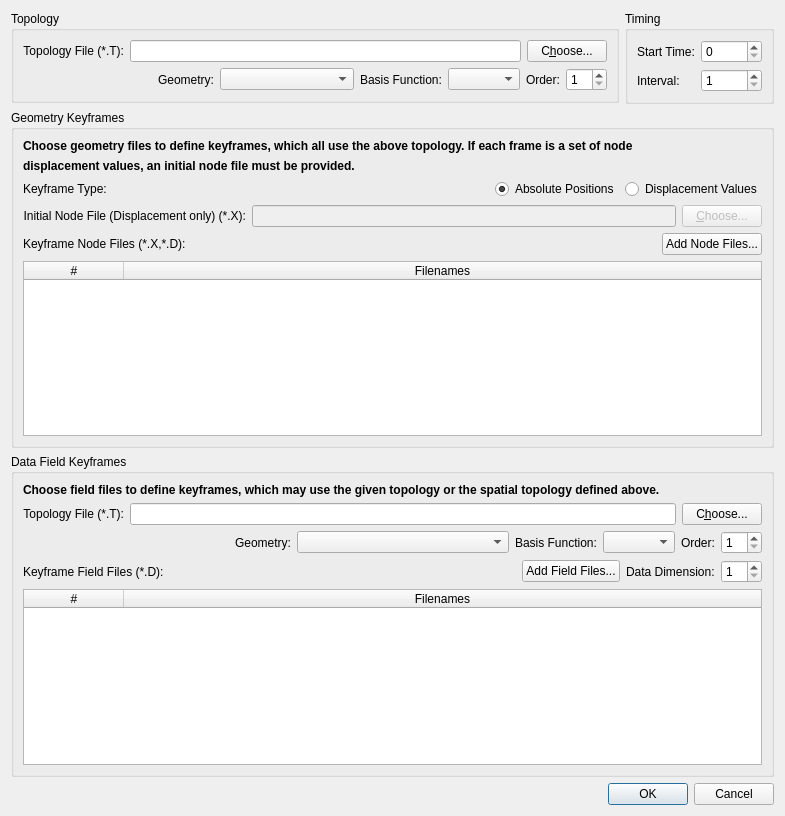
<?xml version="1.0" encoding="UTF-8"?>
<ui version="4.0">
 <class>TDDialog</class>
 <widget class="QDialog" name="TDDialog">
  <property name="geometry">
   <rect>
    <x>0</x>
    <y>0</y>
    <width>785</width>
    <height>816</height>
   </rect>
  </property>
  <property name="maximumSize">
   <size>
    <width>16777215</width>
    <height>16777215</height>
   </size>
  </property>
  <property name="windowTitle">
   <string>Choose Cheart Input Files</string>
  </property>
  <layout class="QVBoxLayout" name="verticalLayout">
   <item>
    <layout class="QHBoxLayout" name="horizontalLayout_10">
     <property name="topMargin">
      <number>0</number>
     </property>
     <item>
      <widget class="QGroupBox" name="gridGroupBox">
       <property name="sizePolicy">
        <sizepolicy hsizetype="Preferred" vsizetype="Maximum">
         <horstretch>0</horstretch>
         <verstretch>0</verstretch>
        </sizepolicy>
       </property>
       <property name="title">
        <string>Topology</string>
       </property>
       <layout class="QVBoxLayout" name="verticalLayout_2">
        <item>
         <layout class="QHBoxLayout" name="horizontalLayout_2">
          <property name="topMargin">
           <number>0</number>
          </property>
          <property name="rightMargin">
           <number>0</number>
          </property>
          <item>
           <widget class="QLabel" name="label_2">
            <property name="text">
             <string>Topology File (*.T):</string>
            </property>
            <property name="alignment">
             <set>Qt::AlignRight|Qt::AlignTrailing|Qt::AlignVCenter</set>
            </property>
           </widget>
          </item>
          <item>
           <widget class="QLineEdit" name="tfile"/>
          </item>
          <item>
           <widget class="QPushButton" name="tchoose">
            <property name="text">
             <string>C&amp;hoose...</string>
            </property>
           </widget>
          </item>
         </layout>
        </item>
        <item>
         <layout class="QHBoxLayout" name="horizontalLayout_5">
          <item>
           <spacer name="horizontalSpacer">
            <property name="orientation">
             <enum>Qt::Horizontal</enum>
            </property>
            <property name="sizeHint" stdset="0">
             <size>
              <width>40</width>
              <height>20</height>
             </size>
            </property>
           </spacer>
          </item>
          <item>
           <widget class="QLabel" name="label_5">
            <property name="text">
             <string>Geometry:</string>
            </property>
           </widget>
          </item>
          <item>
           <widget class="QComboBox" name="geomBox">
            <property name="sizePolicy">
             <sizepolicy hsizetype="Expanding" vsizetype="Fixed">
              <horstretch>0</horstretch>
              <verstretch>0</verstretch>
             </sizepolicy>
            </property>
           </widget>
          </item>
          <item>
           <widget class="QLabel" name="label_3">
            <property name="text">
             <string>Basis Function:</string>
            </property>
           </widget>
          </item>
          <item>
           <widget class="QComboBox" name="basisBox"/>
          </item>
          <item>
           <widget class="QLabel" name="label_4">
            <property name="text">
             <string>Order:</string>
            </property>
           </widget>
          </item>
          <item>
           <widget class="QSpinBox" name="orderBox">
            <property name="minimum">
             <number>1</number>
            </property>
            <property name="maximum">
             <number>20</number>
            </property>
           </widget>
          </item>
         </layout>
        </item>
       </layout>
      </widget>
     </item>
     <item>
      <widget class="QGroupBox" name="groupBox_2">
       <property name="sizePolicy">
        <sizepolicy hsizetype="Fixed" vsizetype="Fixed">
         <horstretch>0</horstretch>
         <verstretch>0</verstretch>
        </sizepolicy>
       </property>
       <property name="title">
        <string>Timing</string>
       </property>
       <layout class="QFormLayout" name="formLayout">
        <item row="0" column="0">
         <widget class="QLabel" name="label_17">
          <property name="text">
           <string>Start Time:</string>
          </property>
         </widget>
        </item>
        <item row="2" column="0">
         <widget class="QLabel" name="label_18">
          <property name="text">
           <string>Interval:</string>
          </property>
         </widget>
        </item>
        <item row="0" column="1">
         <widget class="QSpinBox" name="startTimeBox">
          <property name="maximum">
           <number>99999</number>
          </property>
         </widget>
        </item>
        <item row="2" column="1">
         <widget class="QSpinBox" name="intervalBox">
          <property name="minimum">
           <number>1</number>
          </property>
          <property name="maximum">
           <number>99999</number>
          </property>
         </widget>
        </item>
       </layout>
      </widget>
     </item>
    </layout>
   </item>
   <item>
    <widget class="QGroupBox" name="groupBox">
     <property name="minimumSize">
      <size>
       <width>0</width>
       <height>20</height>
      </size>
     </property>
     <property name="title">
      <string>Geometry Keyframes</string>
     </property>
     <layout class="QVBoxLayout" name="verticalLayout_3">
      <item>
       <widget class="QLabel" name="label_13">
        <property name="font">
         <font>
          <weight>75</weight>
          <bold>true</bold>
         </font>
        </property>
        <property name="autoFillBackground">
         <bool>false</bool>
        </property>
        <property name="text">
         <string>Choose geometry files to define keyframes, which all use the above topology. If each frame is a set of node</string>
        </property>
        <property name="textFormat">
         <enum>Qt::AutoText</enum>
        </property>
       </widget>
      </item>
      <item>
       <widget class="QLabel" name="label_14">
        <property name="font">
         <font>
          <weight>75</weight>
          <bold>true</bold>
         </font>
        </property>
        <property name="text">
         <string>displacement values, an initial node file must be provided.</string>
        </property>
       </widget>
      </item>
      <item>
       <layout class="QHBoxLayout" name="horizontalLayout_4">
        <item>
         <widget class="QLabel" name="label_6">
          <property name="text">
           <string>Keyframe Type:</string>
          </property>
         </widget>
        </item>
        <item>
         <spacer name="horizontalSpacer_2">
          <property name="orientation">
           <enum>Qt::Horizontal</enum>
          </property>
          <property name="sizeHint" stdset="0">
           <size>
            <width>40</width>
            <height>20</height>
           </size>
          </property>
         </spacer>
        </item>
        <item>
         <widget class="QRadioButton" name="absoluteRadio">
          <property name="text">
           <string>Absolute Positions</string>
          </property>
          <property name="checked">
           <bool>true</bool>
          </property>
         </widget>
        </item>
        <item>
         <widget class="QRadioButton" name="displaceRadio">
          <property name="text">
           <string>Displacement Values</string>
          </property>
         </widget>
        </item>
       </layout>
      </item>
      <item>
       <layout class="QHBoxLayout" name="horizontalLayout_3">
        <item>
         <widget class="QLabel" name="label">
          <property name="sizePolicy">
           <sizepolicy hsizetype="Preferred" vsizetype="Minimum">
            <horstretch>0</horstretch>
            <verstretch>0</verstretch>
           </sizepolicy>
          </property>
          <property name="maximumSize">
           <size>
            <width>16777215</width>
            <height>20</height>
           </size>
          </property>
          <property name="text">
           <string>Initial Node File (Displacement only) (*.X):</string>
          </property>
          <property name="alignment">
           <set>Qt::AlignRight|Qt::AlignTrailing|Qt::AlignVCenter</set>
          </property>
         </widget>
        </item>
        <item>
         <widget class="QLineEdit" name="xfile">
          <property name="enabled">
           <bool>false</bool>
          </property>
          <property name="sizePolicy">
           <sizepolicy hsizetype="Expanding" vsizetype="Fixed">
            <horstretch>0</horstretch>
            <verstretch>0</verstretch>
           </sizepolicy>
          </property>
          <property name="minimumSize">
           <size>
            <width>0</width>
            <height>0</height>
           </size>
          </property>
         </widget>
        </item>
        <item>
         <widget class="QPushButton" name="xchoose">
          <property name="enabled">
           <bool>false</bool>
          </property>
          <property name="maximumSize">
           <size>
            <width>100</width>
            <height>16777215</height>
           </size>
          </property>
          <property name="text">
           <string>&amp;Choose...</string>
          </property>
         </widget>
        </item>
       </layout>
      </item>
      <item>
       <layout class="QHBoxLayout" name="horizontalLayout">
        <property name="topMargin">
         <number>0</number>
        </property>
        <item>
         <widget class="QLabel" name="label_7">
          <property name="text">
           <string>Keyframe Node Files (*.X,*.D):</string>
          </property>
         </widget>
        </item>
        <item>
         <spacer name="horizontalSpacer_4">
          <property name="orientation">
           <enum>Qt::Horizontal</enum>
          </property>
          <property name="sizeHint" stdset="0">
           <size>
            <width>40</width>
            <height>20</height>
           </size>
          </property>
         </spacer>
        </item>
        <item>
         <widget class="QPushButton" name="addNodesButton">
          <property name="text">
           <string>Add Node Files...</string>
          </property>
         </widget>
        </item>
       </layout>
      </item>
      <item>
       <widget class="QTableWidget" name="xfileTable">
        <property name="dragEnabled">
         <bool>true</bool>
        </property>
        <property name="selectionMode">
         <enum>QAbstractItemView::SingleSelection</enum>
        </property>
        <attribute name="horizontalHeaderStretchLastSection">
         <bool>true</bool>
        </attribute>
        <column>
         <property name="text">
          <string>#</string>
         </property>
        </column>
        <column>
         <property name="text">
          <string>Filenames</string>
         </property>
        </column>
       </widget>
      </item>
     </layout>
     <zorder>xfileTable</zorder>
     <zorder>label_13</zorder>
     <zorder>label_14</zorder>
    </widget>
   </item>
   <item>
    <widget class="QGroupBox" name="gridGroupBox_2">
     <property name="sizePolicy">
      <sizepolicy hsizetype="Preferred" vsizetype="Maximum">
       <horstretch>0</horstretch>
       <verstretch>0</verstretch>
      </sizepolicy>
     </property>
     <property name="title">
      <string>Data Field Keyframes</string>
     </property>
     <layout class="QVBoxLayout" name="verticalLayout_4">
      <item>
       <widget class="QLabel" name="label_15">
        <property name="font">
         <font>
          <weight>75</weight>
          <bold>true</bold>
         </font>
        </property>
        <property name="text">
         <string>Choose field files to define keyframes, which may use the given topology or the spatial topology defined above.</string>
        </property>
       </widget>
      </item>
      <item>
       <layout class="QHBoxLayout" name="horizontalLayout_6">
        <item>
         <widget class="QLabel" name="label_8">
          <property name="text">
           <string>Topology File (*.T):</string>
          </property>
          <property name="alignment">
           <set>Qt::AlignRight|Qt::AlignTrailing|Qt::AlignVCenter</set>
          </property>
         </widget>
        </item>
        <item>
         <widget class="QLineEdit" name="ftfile"/>
        </item>
        <item>
         <widget class="QPushButton" name="ftchoose">
          <property name="text">
           <string>C&amp;hoose...</string>
          </property>
         </widget>
        </item>
       </layout>
      </item>
      <item>
       <layout class="QHBoxLayout" name="horizontalLayout_7">
        <item>
         <spacer name="horizontalSpacer_3">
          <property name="orientation">
           <enum>Qt::Horizontal</enum>
          </property>
          <property name="sizeHint" stdset="0">
           <size>
            <width>40</width>
            <height>20</height>
           </size>
          </property>
         </spacer>
        </item>
        <item>
         <widget class="QLabel" name="label_9">
          <property name="text">
           <string>Geometry:</string>
          </property>
         </widget>
        </item>
        <item>
         <widget class="QComboBox" name="fgeomBox">
          <property name="sizePolicy">
           <sizepolicy hsizetype="Expanding" vsizetype="Fixed">
            <horstretch>0</horstretch>
            <verstretch>0</verstretch>
           </sizepolicy>
          </property>
         </widget>
        </item>
        <item>
         <widget class="QLabel" name="label_10">
          <property name="text">
           <string>Basis Function:</string>
          </property>
         </widget>
        </item>
        <item>
         <widget class="QComboBox" name="fbasisBox"/>
        </item>
        <item>
         <widget class="QLabel" name="label_11">
          <property name="text">
           <string>Order:</string>
          </property>
         </widget>
        </item>
        <item>
         <widget class="QSpinBox" name="forderBox">
          <property name="minimum">
           <number>1</number>
          </property>
          <property name="maximum">
           <number>20</number>
          </property>
         </widget>
        </item>
       </layout>
      </item>
      <item>
       <layout class="QHBoxLayout" name="horizontalLayout_8">
        <property name="topMargin">
         <number>0</number>
        </property>
        <item>
         <widget class="QLabel" name="label_12">
          <property name="text">
           <string>Keyframe Field Files (*.D):</string>
          </property>
         </widget>
        </item>
        <item>
         <spacer name="horizontalSpacer_5">
          <property name="orientation">
           <enum>Qt::Horizontal</enum>
          </property>
          <property name="sizeHint" stdset="0">
           <size>
            <width>40</width>
            <height>20</height>
           </size>
          </property>
         </spacer>
        </item>
        <item>
         <widget class="QPushButton" name="addFieldsButton">
          <property name="text">
           <string>Add Field Files...</string>
          </property>
         </widget>
        </item>
        <item>
         <widget class="QLabel" name="label_16">
          <property name="text">
           <string>Data Dimension:</string>
          </property>
         </widget>
        </item>
        <item>
         <widget class="QSpinBox" name="dimBox">
          <property name="minimum">
           <number>1</number>
          </property>
          <property name="value">
           <number>1</number>
          </property>
         </widget>
        </item>
       </layout>
      </item>
      <item>
       <widget class="QTableWidget" name="dfileTable">
        <property name="dragEnabled">
         <bool>true</bool>
        </property>
        <property name="selectionMode">
         <enum>QAbstractItemView::SingleSelection</enum>
        </property>
        <attribute name="horizontalHeaderStretchLastSection">
         <bool>true</bool>
        </attribute>
        <column>
         <property name="text">
          <string>#</string>
         </property>
        </column>
        <column>
         <property name="text">
          <string>Filenames</string>
         </property>
        </column>
       </widget>
      </item>
     </layout>
    </widget>
   </item>
   <item>
    <widget class="QDialogButtonBox" name="buttonBox">
     <property name="orientation">
      <enum>Qt::Horizontal</enum>
     </property>
     <property name="standardButtons">
      <set>QDialogButtonBox::Cancel|QDialogButtonBox::Ok</set>
     </property>
    </widget>
   </item>
  </layout>
 </widget>
 <resources/>
 <connections>
  <connection>
   <sender>buttonBox</sender>
   <signal>accepted()</signal>
   <receiver>TDDialog</receiver>
   <slot>accept()</slot>
   <hints>
    <hint type="sourcelabel">
     <x>248</x>
     <y>254</y>
    </hint>
    <hint type="destinationlabel">
     <x>157</x>
     <y>274</y>
    </hint>
   </hints>
  </connection>
  <connection>
   <sender>buttonBox</sender>
   <signal>rejected()</signal>
   <receiver>TDDialog</receiver>
   <slot>reject()</slot>
   <hints>
    <hint type="sourcelabel">
     <x>316</x>
     <y>260</y>
    </hint>
    <hint type="destinationlabel">
     <x>286</x>
     <y>274</y>
    </hint>
   </hints>
  </connection>
 </connections>
</ui>
